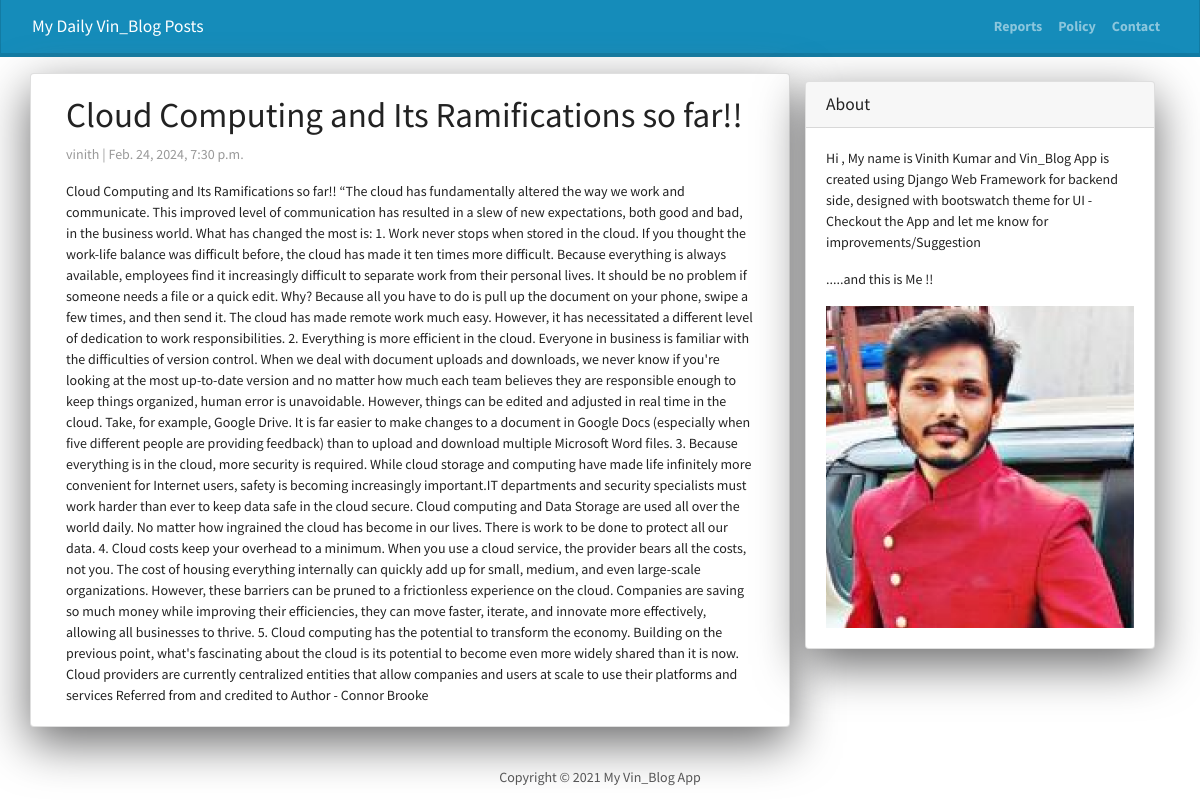
The page /Blog2/ on the database its author committed.
### BlogApp/models.py (models this page shows, shortened)
class Post(models.Model):
 title = models.CharField(max_length=200, unique=True)
 slug = models.SlugField(max_length=200, unique=True)
 author=models.ForeignKey(User, on_delete=models.CASCADE, related_name='blog_posts')
 created_on = models.DateTimeField(auto_now_add=True)
 updated_on = models.DateTimeField(auto_now=True)
 content=models.TextField()
 status = models.IntegerField(choices=STATUS,default=0)
 class Meta:
    ordering = ['-created_on']

### BlogApp/views.py (the view)
# urls.py: path('<slug:slug>/' , views.DetailView.as_view(), name="post_detail"),
class DetailView(generic.DetailView):
    model = Post
    template_name= 'post_detail.html'
    context_object_name = 'post'

### BlogApp/templates/post_detail.html
{% extends 'base.html' %}
{% block content %}
<div class="container">
  <div class="row">
    <div class="col-md-8 card mb-4  mt-3 left  top">
      <div class="card-body">
        <h1>{% block title %} {{ post.title }} {% endblock title %}</h1>
        <p class=" text-muted">{{ post.author }} | {{ post.created_on }}</p>
        <p class="card-text ">{{ post.content | safe }}</p>
      </div>
    </div>
    {% block sidebar %} {% include 'sidebar.html' %} {% endblock sidebar %}
  </div>
</div>
{% endblock content %}

### BlogApp/templates/sidebar.html (style rules this page uses)
.card { box-shadow: 0 16px 48px #6a6a6b; }

### rows shown on the page
Post: title "Cloud Computing and Its Ramifications so far!!", author "vinith", created_on "Feb. 24, 2024, 7:30 p.m.", content "Cloud Computing and Its Ramifications so far!! “The cloud has fundamentally altered the way we work and communicate. This improved level of communication has resulted in a slew of new expectations, both good and bad, in the business world. What has changed the most is: 1. Work never stops when stored in the cloud. If you thought the work-life balance was difficult before, the cloud has made it ten times more difficult. Because everything is always available, employees find it increasingly difficult to separate work from their personal lives. It should be no problem if someone needs a file or a quick edit. Why? Because all you have to do is pull up the document on your phone, swipe a few…"
